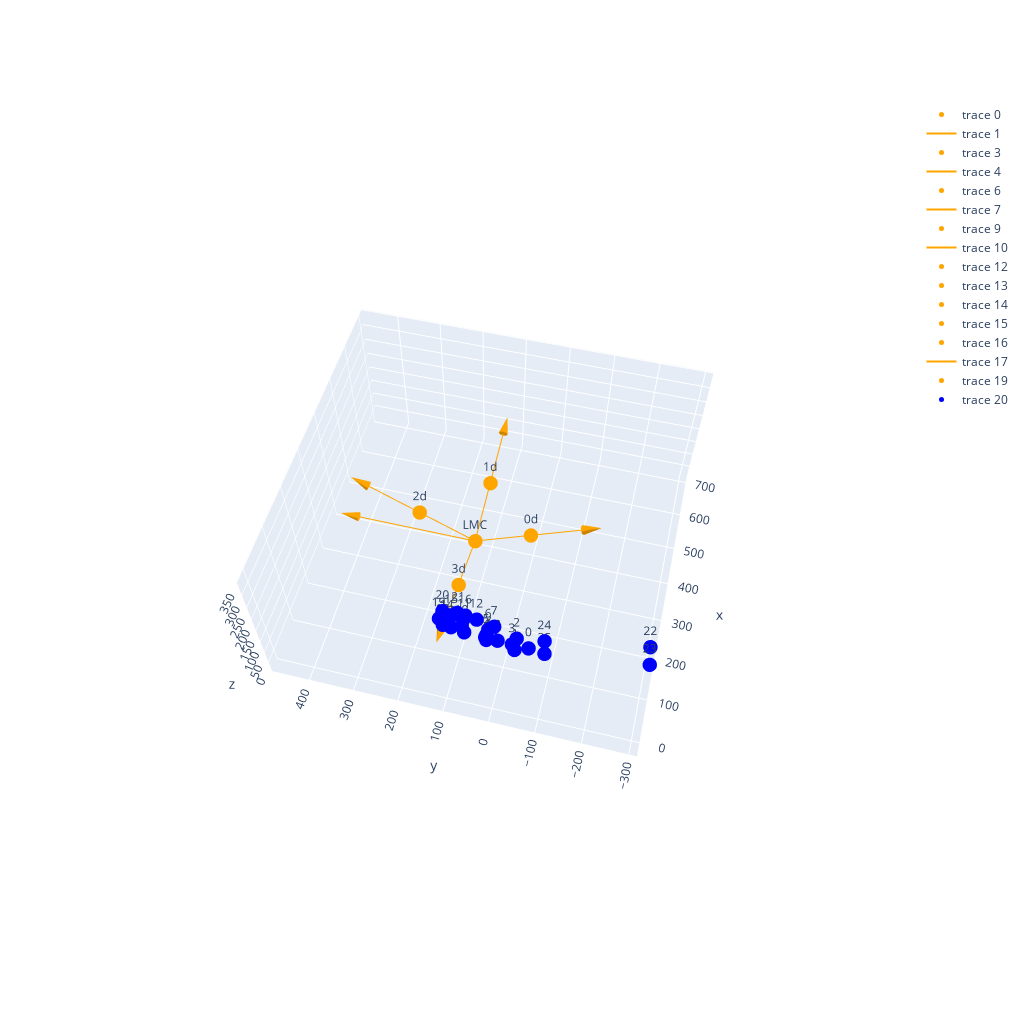

The cell this chart's notebook holds for it:
### Code cell
x = pos * np.array([1000, 1000]*num_LMC)
print(x)
#x = np.array([300, 0, 0, 0])
LMCs = [make_LMC(LMC_loc=[x[0+4*l], x[1+4*l], 0], LMC_orient=[0, 0, 0], LMC_H=LMC_H) for l in range(num_LMC)]

occlusions = []
for LMC in LMCs:
    for i in range(num_poses):
        occlusions += [check_LMC_Hand_visibility(LMC, pos_markers=data[0][i], fingers_idx=fingers_idx, finger_lines=data[4][0], finger_radius=finger_radius, palm_plane_normal=data[2][i], palm_centroid=data[3][i], palm_markers=data[1][i])]

occlusions = np.array(occlusions)
print(occlusions)
fig = go.Figure()
fig = plotLMC(fig, LMCs[0], color='orange', name='LMC', scale = 30)
fig = plot_hand(fig, data[0][0])
fig.show()

### Figure 1 — Plotly figure (JSON) as saved in the notebook; plotly's stock layout.template omitted (floating-point values rounded to 4 significant figures)
{"data": [{"marker": {"color": "orange", "size": 5}, "mode": "markers+text", "type": "scatter3d", "x": [378.8], "y": [134.9], "z": [0]}, {"line": {"color": "orange", "width": 2}, "mode": "lines", "type": "scatter3d", "x": [378.8, 378.8, null], "y": [134.9, -124.9, null], "z": [0, 150.0, null]}, {"colorscale": [[0, "orange"], [1, "orange"]], "showlegend": false, "showscale": false, "type": "cone", "u": [0], "v": [-77.94], "w": [45.0], "x": [378.8], "y": [-119.7], "z": [147.0]}, {"marker": {"color": "orange", "size": 5}, "mode": "markers+text", "type": "scatter3d", "x": [378.8], "y": [134.9], "z": [0]}, {"line": {"color": "orange", "width": 2}, "mode": "lines", "type": "scatter3d", "x": [378.8, 668.6, null], "y": [134.9, 134.9, null], "z": [0, 77.65, null]}, {"colorscale": [[0, "orange"], [1, "orange"]], "showlegend": false, "showscale": false, "type": "cone", "u": [86.93], "v": [0], "w": [23.29], "x": [662.8], "y": [134.9], "z": [76.09]}, {"marker": {"color": "orange", "size": 5}, "mode": "markers+text", "type": "scatter3d", "x": [378.8], "y": [134.9], "z": [0]}, {"line": {"color": "orange", "width": 2}, "mode": "lines", "type": "scatter3d", "x": [378.8, 378.8, null], "y": [134.9, 394.7, null], "z": [0, 150.0, null]}, {"colorscale": [[0, "orange"], [1, "orange"]], "showlegend": false, "showscale": false, "type": "cone", "u": [0], "v": [77.94], "w": [45.0], "x": [378.8], "y": [389.5], "z": [147.0]}, {"marker": {"color": "orange", "size": 5}, "mode": "markers+text", "type": "scatter3d", "x": [378.8], "y": [134.9], "z": [0]}, {"line": {"color": "orange", "width": 2}, "mode": "lines", "type": "scatter3d", "x": [378.8, 89.0, null], "y": [134.9, 134.9, null], "z": [0, 77.65, null]}, {"colorscale": [[0, "orange"], [1, "orange"]], "showlegend": false, "showscale": false, "type": "cone", "u": [-86.93], "v": [0], "w": [23.29], "x": [94.8], "y": [134.9], "z": [76.09]}, {"marker": {"color": "orange", "size": 5}, "mode": "markers+text", "text": "0d", "type": "scatter3d", "x": [378.8], "y": [4.982], "z": [75.0]}, {"marker": {"color": "orange", "size": 5}, "mode": "markers+text", "text": "1d", "type": "scatter3d", "x": [523.7], "y": [134.9], "z": [38.82]}, {"marker": {"color": "orange", "size": 5}, "mode": "markers+text", "text": "2d", "type": "scatter3d", "x": [378.8], "y": [264.8], "z": [75.0]}, {"marker": {"color": "orange", "size": 5}, "mode": "markers+text", "text": "3d", "type": "scatter3d", "x": [233.9], "y": [134.9], "z": [38.82]}, {"marker": {"color": "orange", "size": 5}, "mode": "markers+text", "type": "scatter3d", "x": [378.8], "y": [134.9], "z": [0]}, {"line": {"color": "orange", "width": 2}, "mode": "lines", "type": "scatter3d", "x": [378.8, 378.8, null], "y": [134.9, 434.9, null], "z": [0, 0, null]}, {"colorscale": [[0, "orange"], [1, "orange"]], "showlegend": false, "showscale": false, "type": "cone", "u": [0], "v": [90], "w": [0], "x": [378.8], "y": [428.9], "z": [0]}, {"marker": {"color": "orange", "size": 5}, "mode": "markers+text", "text": "LMC", "type": "scatter3d", "x": [378.8], "y": [134.9], "z": [0]}, {"marker": {"color": "blue", "size": 5}, "mode": "markers+text", "text": [0, 1, 2, 3, 4, 5, 6, 7, 8, 9, 10, 11, 12, 13, 14, 15, 16, 17, 18, 19, 20, 21, 22, 23, 24, 25], "type": "scatter3d", "x": [9.41, -8.953, -7.473, 20.78, 0.00109, -1.096, 0.9882, 0.5634, 25.3, 4.453, 6.295, 9.324, 6.199, 7.679, 9.839, 12.94, 10.32, 28.1, 8.219, 10.28, 17.06, 11.92, 49.57, -2.961, -9.321e-05, 9.321e-05], "y": [-68.48, -45.13, -48.16, -33.74, 11.53, 11.18, 7.712, -3.674, -4.251, 55.77, 60.39, 57.96, 31.03, 82.25, 89.91, 81.42, 53.63, 21.02, 98.58, 105.9, 100.2, 69.93, -290.3, -293.4, -99.06, -100.9], "z": [262.5, 280.6, 326.6, 240.5, 278.1, 300.7, 320.6, 338.7, 233.4, 280.2, 301.1, 322.4, 340.6, 283.0, 302.1, 322.5, 338.7, 230.3, 284.2, 302.9, 323.1, 339.1, 298.3, 330.8, 326.0, 274.0]}], "layout": {"height": 1024, "scene": {"aspectmode": "data", "aspectratio": {"x": 1, "y": 1, "z": 1}, "camera": {"center": {"x": 0, "y": 0, "z": 0}, "eye": {"x": -2, "y": -0.5, "z": 3}, "up": {"x": 0, "y": 0, "z": 20}}}, "width": 1024}}
